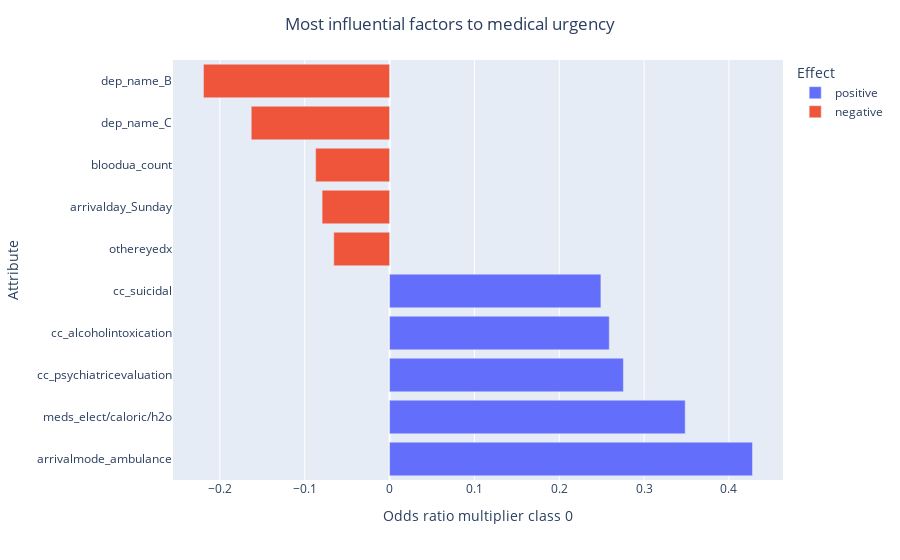

The notebook cell this image was saved under:
### Markdown cell above
Now that we have the dataframe of influential factors as desired, we are ready to plot the factors in a bar chart.

### Code cell
# plotting the bar chart
fig = px.bar(most_inf, x='Odds ratio multiplier class 0', y='Attribute', orientation='h', color='Effect')
fig.update_layout(title_text='Most influential factors to medical urgency', title_x=0.5)
fig.show()

### Figure 1 — Plotly figure (JSON) as saved in the notebook; plotly's stock layout.template omitted (floating-point values rounded to 4 significant figures)
{"data": [{"alignmentgroup": "True", "hovertemplate": "Effect=positive<br>Odds ratio multiplier class 0=%{x}<br>Attribute=%{y}<extra></extra>", "legendgroup": "positive", "marker": {"color": "#636efa"}, "name": "positive", "offsetgroup": "positive", "orientation": "h", "showlegend": true, "textposition": "auto", "type": "bar", "x": [0.4277, 0.3484, 0.2756, 0.2589, 0.249], "xaxis": "x", "y": ["arrivalmode_ambulance", "meds_elect/caloric/h2o", "cc_psychiatricevaluation", "cc_alcoholintoxication", "cc_suicidal"], "yaxis": "y"}, {"alignmentgroup": "True", "hovertemplate": "Effect=negative<br>Odds ratio multiplier class 0=%{x}<br>Attribute=%{y}<extra></extra>", "legendgroup": "negative", "marker": {"color": "#EF553B"}, "name": "negative", "offsetgroup": "negative", "orientation": "h", "showlegend": true, "textposition": "auto", "type": "bar", "x": [-0.06577, -0.07953, -0.08715, -0.163, -0.2193], "xaxis": "x", "y": ["othereyedx", "arrivalday_Sunday", "bloodua_count", "dep_name_C", "dep_name_B"], "yaxis": "y"}], "layout": {"barmode": "relative", "legend": {"title": {"text": "Effect"}, "tracegroupgap": 0}, "margin": {"t": 60}, "title": {"text": "Most influential factors to medical urgency", "x": 0.5}, "xaxis": {"anchor": "y", "domain": [0, 1], "title": {"text": "Odds ratio multiplier class 0"}}, "yaxis": {"anchor": "x", "domain": [0, 1], "title": {"text": "Attribute"}}}}
